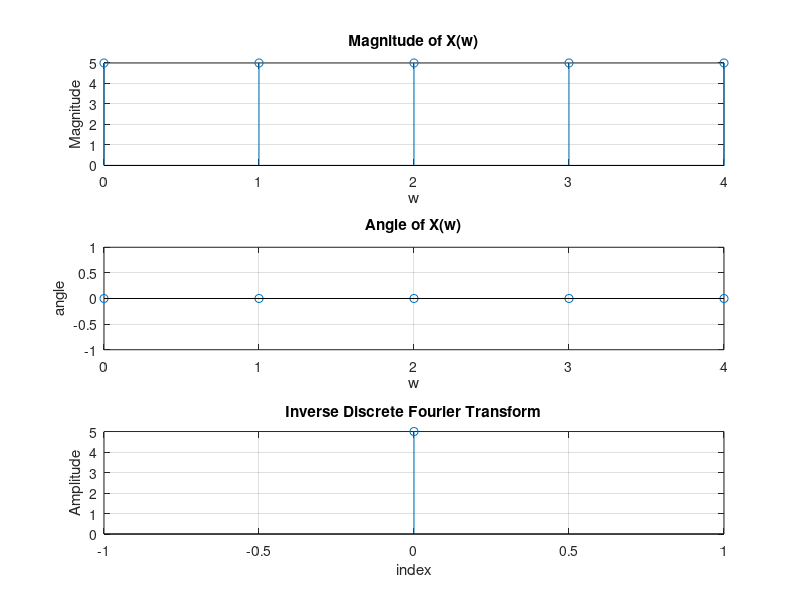

The MATLAB script that drew this image:
clc;
clear all;
N=input('Enter the no.of points :');
x=input('Enter the input sequence :');
X=fft(x,N);
magx=abs(X);
phase=angle(X);
subplot(3,1,1);stem(0:N-1,magx);grid;
xlabel('w');title('Magnitude of X(w)');ylabel('Magnitude');
subplot(3,1,2);stem(0:N-1,phase);grid;
xlabel('w');title('Angle of X(w)');ylabel('angle');
xb=ifft(X,N);
subplot(3,1,3);stem(0:length(x)-1,xb(1:length(x)));grid;
xlabel('index');ylabel('Amplitude');title('Inverse Discrete Fourier Transform');